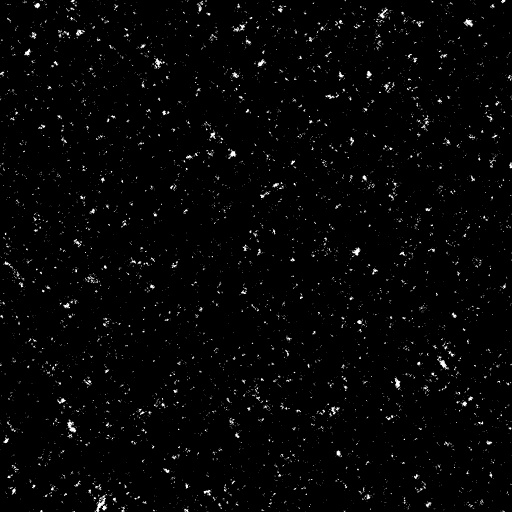
#> input picture images/stars.jpg, 512 x 512 px
$ python adaptive_lifting_scheme_2d.py
#> lines starting #> are read from the running program, lines starting #| are printed output that depends on the picture; after the words box and inside, x2 and y2 are one past the last pixel; in counts of white or black regions, pixels touching at a corner belong together
#> in load_image, img is the input picture: shape (512, 512, 3); min 0, max 255, mean 5.7
# -*- coding: utf-8 -*-
"""
PA171 - Image Transforms, Autumn 2022
Project - Adaptive Lifting Scheme

@author: Attila Zsíros
"""

import numpy as np
import matplotlib.pyplot as plt
from skimage import io as skio
from skimage.color import rgb2gray

dtype = np.int16

class DWTLevel:
    def __init__(self, img):
        LL, (LH, HL, HH) = lifting_scheme_haar2(img)
        self.coeffs = [LL, LH, HL, HH]
        self.next_level_idx = None

    def add_level(self, idx):
        """ Creates a new dwt level at position `idx` and stores it in `self.coeffs`. """
        coeff = self.coeffs[idx]

        if len(coeff) <= 1:
            return None

        level = DWTLevel(coeff)
        self.coeffs[idx] = level
        self.next_level_idx = idx

        return level

    def get_next_level(self):
        """ Returns the next dwt level if exists. If the current dwt level is a leaf, returns None """
        next_level_list = [(coeff, idx) for idx, coeff in enumerate(self.coeffs) if isinstance(coeff, DWTLevel)]
        if len(next_level_list) == 0:
            return None, -1
        assert len(next_level_list) == 1
        return next_level_list[0]

    def get_max_var_coeff_idx(self):
        """ Returns the index of the coefficient with the maximal variance. """
        return np.argmax(list(map(lambda coeff: np.var(coeff), self.coeffs)))


def lifting_scheme_haar(f):
    # split
    L, H = f[::2], f[1::2]

    # predict
    H -= np.floor(L).astype(dtype)

    # update
    L += np.floor(H / 2).astype(dtype)

    return L, H


def lifting_scheme_haar2(img):
    f = img.flatten(order='C').astype(dtype)
    L, H = lifting_scheme_haar(f)

    new_shape = img.shape[0], img.shape[1] // 2
    L = np.reshape(L, new_shape, order='C').flatten(order='F').astype(dtype)
    H = np.reshape(H, new_shape, order='C').flatten(order='F').astype(dtype)

    LL, LH = lifting_scheme_haar(L)
    HL, HH = lifting_scheme_haar(H)

    new_shape = new_shape[0] // 2, new_shape[1]
    LL = np.reshape(LL, new_shape, order='F')
    LH = np.reshape(LH, new_shape, order='F')
    HL = np.reshape(HL, new_shape, order='F')
    HH = np.reshape(HH, new_shape, order='F')

    return LL, (LH, HL, HH)


def lifting_scheme_haar_inverse(L, H):
    # update
    L -= np.floor(H / 2).astype(dtype)

    # predict
    H += np.floor(L).astype(dtype)

    # merge
    res = np.zeros(len(L) + len(H), dtype=dtype)
    res[::2] = L
    res[1::2] = H
    return res


def lifting_scheme_haar2_inverse(coeffs):
    if isinstance(coeffs, list):
        LL, LH, HL, HH = coeffs
    elif isinstance(coeffs, tuple):
        LL, (LH, HL, HH) = coeffs

    new_shape = LL.shape[0] * 2, LL.shape[1]

    LL = LL.flatten(order='F').astype(dtype)
    LH = LH.flatten(order='F').astype(dtype)
    HL = HL.flatten(order='F').astype(dtype)
    HH = HH.flatten(order='F').astype(dtype)

    L = lifting_scheme_haar_inverse(LL, LH)
    H = lifting_scheme_haar_inverse(HL, HH)

    L = np.reshape(L, new_shape, order='F').flatten(order='C').astype(dtype)
    H = np.reshape(H, new_shape, order='F').flatten(order='C').astype(dtype)

    f_rec = lifting_scheme_haar_inverse(L, H)

    new_shape = new_shape[0], new_shape[1] * 2
    img_rec = np.reshape(f_rec, new_shape, order='C')

    return img_rec


def lifting_scheme_haar2_dec(img, max_level=np.inf):
    """ Performs DWT decomposition based on variance using lifting scheme of `img` up to level `max_level`. """
    root = DWTLevel(img)
#> in lifting_scheme_haar2, `LL = np.reshape(LL, new_shape, order='F')`:
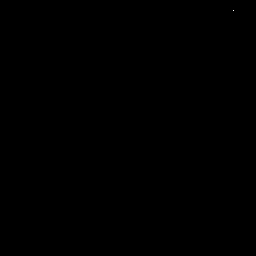
#> LL: shape (256, 256) int16; values 0 (black) and 1 (white), 0% white in thin lines or dots, all inside (x1, y1, x2, y2) = (233, 10, 234, 11)
#> in lifting_scheme_haar2, `LH = np.reshape(LH, new_shape, order='F')`:
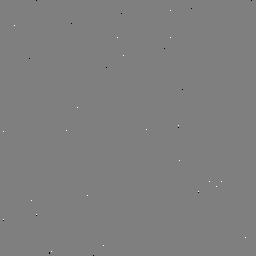
#> LH: shape (256, 256) int16; min -1, max 1, mean 9.16e-05; drawn with min black and max white

    dwt_level = root
    level = 0
    while dwt_level is not None and level < max_level:
        max_var_coeff_idx = dwt_level.get_max_var_coeff_idx()
        dwt_level = dwt_level.add_level(max_var_coeff_idx)
        level += 1
#> this loop made 9 passes
#> max_var_coeff_idx on passes 1 to 5: 3, 3, 3, 3, 3
#> max_var_coeff_idx on passes 7 to 8: 3, 1
#> pass 1, in lifting_scheme_haar2 (call 2), `LL = np.reshape(LL, new_shape, order='F')`:
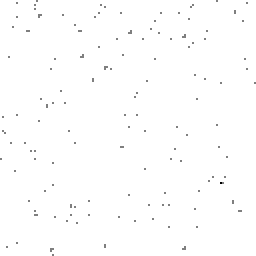
#> LL: shape (128, 128) int16 (shown 2 times larger); min -2, max 0, mean -0.00946; drawn with min black and max white
#> after the loop, level = 9

    return root


def lifting_scheme_haar2_rec(level):
    """ Performs DWT reconstruction recursively of a given root level `level`. """

    # top down
    next_level, _ = level.get_next_level()
#> in get_next_level, `next_level_list = [(coeff, idx) for idx, coeff in enumerate(self.coeff..`: next_level_list = 1 item
    if next_level is None:
        return lifting_scheme_haar2_inverse(level.coeffs)
#> in lifting_scheme_haar2_inverse, `LL, LH, HL, HH = coeffs`: LL = [1]; LH = [9]; HL = [3]; HH = [-16]
#> in lifting_scheme_haar_inverse, `L -= np.floor(H / 2).astype(dtype)`: L = [-3]
#> in lifting_scheme_haar_inverse, `H += np.floor(L).astype(dtype)`: H = [6]
#> in lifting_scheme_haar_inverse, `res = np.zeros(len(L) + len(H), dtype=dtype)`: res = [0, 0]
#> in lifting_scheme_haar2_inverse, `L = lifting_scheme_haar_inverse(LL, LH)`: L = [-3, 6]
#> in lifting_scheme_haar2_inverse, `H = lifting_scheme_haar_inverse(HL, HH)`: H = [11, -5]
#> in lifting_scheme_haar2_inverse, `f_rec = lifting_scheme_haar_inverse(L, H)`: f_rec = [-8, 3, 9, 4]
#> in lifting_scheme_haar2_inverse, `img_rec = np.reshape(f_rec, new_shape, order='C')`: img_rec = [[-8, 3], [9, 4]]

    # bottom up
    dwt_level_rec = lifting_scheme_haar2_rec(next_level)
    coeffs = [dwt_level_rec if isinstance(coeff, DWTLevel) else coeff for coeff in level.coeffs]
    return lifting_scheme_haar2_inverse(coeffs)
#> in lifting_scheme_haar2_inverse (call 7), `LL, LH, HL, HH = coeffs`:
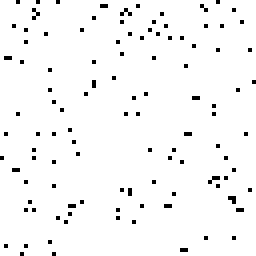
#> LL: shape (64, 64) int16 (shown 4 times larger); values -1 (black) and 0 (white), 96.9% white; black in thin lines or dots
#> in lifting_scheme_haar2_inverse (call 7), `LL, LH, HL, HH = coeffs`:
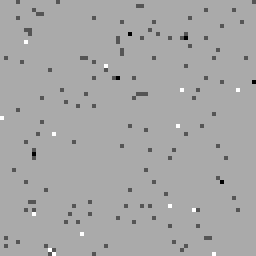
#> HL: shape (64, 64) int16 (shown 4 times larger); min -2, max 1, mean -0.0291; drawn with min black and max white
#> in lifting_scheme_haar2_inverse (call 7), `LL = LL.flatten(order='F').astype(dtype)`: LL = 4096 values, max 0 at index 0, min -1 at index 39, mean -0.0315
#> in lifting_scheme_haar2_inverse (call 7), `LH = LH.flatten(order='F').astype(dtype)`: LH = 4096 values, max 2 at index 2072, min -2 at index 256, mean -0.00464
#> in lifting_scheme_haar2_inverse (call 7), `HL = HL.flatten(order='F').astype(dtype)`: HL = 4096 values, max 1 at index 29, min -2 at index 550, mean -0.0291
#> in lifting_scheme_haar2_inverse (call 7), `HH = HH.flatten(order='F').astype(dtype)`: HH = 4096 values, max 3 at index 198, min -3 at index 730, mean -0.00537
#> in lifting_scheme_haar2_inverse (call 7), `L = lifting_scheme_haar_inverse(LL, LH)`: L = 8192 values, max 1 at index 58, min -2 at index 513, mean -0.015
#> in lifting_scheme_haar2_inverse (call 7), `H = lifting_scheme_haar_inverse(HL, HH)`: H = 8192 values, max 3 at index 2677, min -3 at index 1100, mean -0.0022
#> in lifting_scheme_haar2_inverse (call 7), `L = np.reshape(L, new_shape, order='F').flatten(order='C').astype(dtype)`: L = 8192 values, max 1 at index 992, min -2 at index 68, mean -0.015
#> in lifting_scheme_haar2_inverse (call 7), `H = np.reshape(H, new_shape, order='F').flatten(order='C').astype(dtype)`: H = 8192 values, max 3 at index 2138, min -3 at index 1056, mean -0.0022
#> in lifting_scheme_haar2_inverse (call 7), `f_rec = lifting_scheme_haar_inverse(L, H)`: f_rec = 16384 values, max 3 at index 2396, min -3 at index 5375, mean -0.000244
#> in lifting_scheme_haar2_inverse (call 9), `img_rec = np.reshape(f_rec, new_shape, order='C')`:
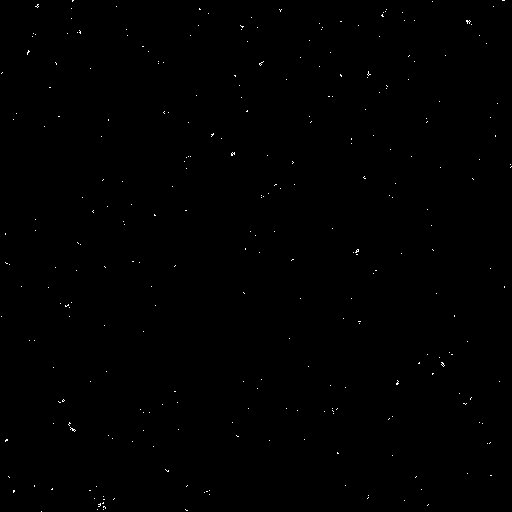
#> img_rec: shape (512, 512) int16; values 0 (black) and 1 (white), 0.2% white in thin lines or dots


def visualize_dec(img, root_level):
    def imshow(ax, img):
        ax.imshow(img, interpolation="nearest", cmap=plt.cm.gray)
        ax.set_xticks([])
        ax.set_yticks([])


    fig = plt.figure(figsize=(16,8), num=img_name)
    gs = fig.add_gridspec(nrows=1, ncols=2)

    ax = fig.add_subplot(gs[0])
    imshow(ax, img)

    gs = gs[1].subgridspec(nrows=2, ncols=2, hspace=0.0, wspace=0.0)

    level = root_level
    while True:
        for i, coeff in enumerate(level.coeffs):
            if isinstance(coeff, DWTLevel):
                continue

            ax = fig.add_subplot(gs[i])
            imshow(ax, coeff)
#> this loop made 4 passes

        next_level, next_level_idx = level.get_next_level()
#> next_level_idx = 3
        if next_level is None:
            break
        else:
            gs = gs[next_level_idx].subgridspec(nrows=2, ncols=2, hspace=0.0, wspace=0.0)
            level = next_level

    fig.tight_layout()
    plt.show()
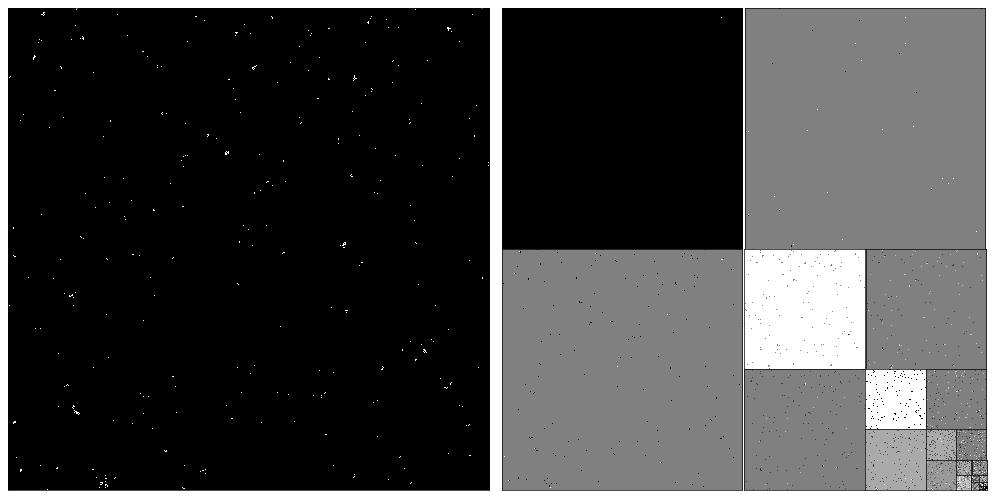
#> figure drawn by matplotlib, 29 panels


def load_image(path):
    img = skio.imread(path)

    # if the image is not grayscale, convert it to grayscale or just take the first channel
    if len(img.shape) == 3 and img.shape[2] > 1:
        try:
            img = rgb2gray(img)
        except:
            img = img[:, :, 0]

    return img


def img_noise():
    img = np.zeros((512, 512))
    img = img + np.round(np.random.normal(128, 100, (512, 512))).astype(np.uint8)
    return img


images = [
    'stars.jpg',
    'additive_noise.png',
    'cameraman.tif',
    'lake.tif',
    'lena.tif',
    'livingroom.tif',
]
img_name = images[0]
img = load_image(f'images/{img_name}')

# Decomposition
root_level = lifting_scheme_haar2_dec(img, max_level=np.inf)

# Reconstruction
img_rec = lifting_scheme_haar2_rec(root_level)

# Visualization of the reconstructed image (left) and the decomposition (right)
visualize_dec(img_rec, root_level)
